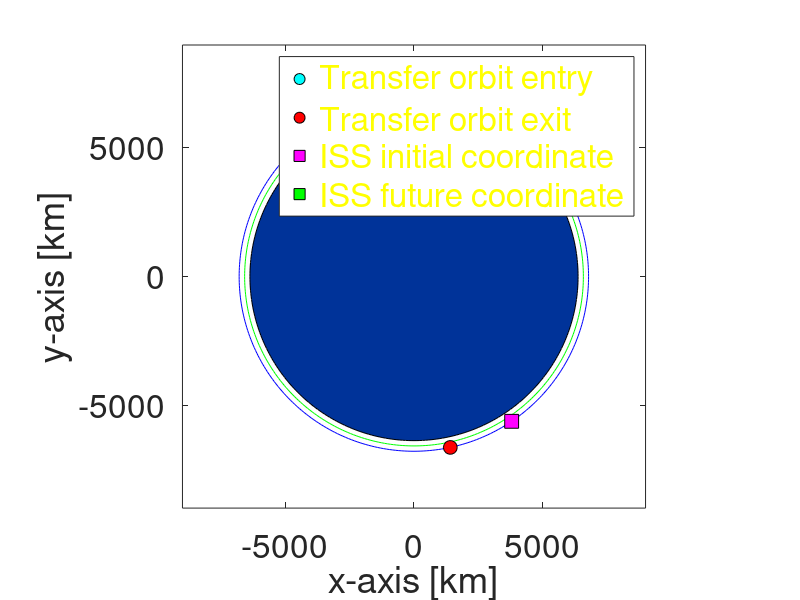

Reproduce this figure in MATLAB.
clc; clear; clear all;

%% Constants
pi = 4*atan(1);
R_Earth = 6378.137; % [km]
mu_Earth = 3.986004418e5; % [km^3/s^2]
lower_orb_altitude = 205; % [km]
R_low = R_Earth + lower_orb_altitude;
theta = 0:1:360; % true anomaly
a_ISS = 6790.69; % semi-major axis [ISS]
e_ISS = 0.0008389; % eccentricity [ISS]
b_ISS = a_ISS * sqrt(1-e_ISS^2); % semi-minor axis [ISS]
r_p_ISS = a_ISS * (1 + e_ISS); % perigee radius
r_a_ISS = a_ISS * (1 - e_ISS); % apogee radius
r_p_transfer = R_low; % perigee radius

%% Matrix initials
x_low = ones(1,length(theta));
y_low = ones(1,length(theta));
x_Earth = ones(1,length(theta));
y_Earth = ones(1,length(theta));
x_ISS = ones(1,length(theta));
y_ISS = ones(1,length(theta));
r_ISS = ones(1,length(theta));

%% Lower orbit
for i = 1:length(theta)    
    x_low(i) = R_low * cosd(theta(i));
    y_low(i) = R_low * sind(theta(i));
end

%% Earth
for j = 1:length(theta)    
    x_Earth(j) = R_Earth * cosd(theta(j));
    y_Earth(j) = R_Earth * sind(theta(j));
end

%% ISS orbit
for k = 1:length(theta)
    r_ISS(k) = (a_ISS * (1 - e_ISS^2)) / (1 + e_ISS * cosd(theta(k)));
    x_ISS(k) = r_ISS(k) .* cosd(theta(k));
    y_ISS(k) = r_ISS(k) .* sind(theta(k));
end  
T_ISS = 2*pi*sqrt((a_ISS^3)/mu_Earth)/60;

%% Transfer orbit
random_value1 = randi([1, length(theta)]);
x1 = x_low(random_value1); % Transfer orbit entry
y1 = y_low(random_value1); % Transfer orbit entry
theta1 = theta(random_value1);
if (theta1 < 180)
    theta2 = theta1 + 180;
else
    theta2 = theta1 - 180;
end
index1 = find(theta == theta2);
x2 = x_ISS(index1); % Transfer orbit exit
y2 = y_ISS(index1); % Transfer orbit exit
r_a_transfer = r_ISS(index1); % apogee radius
a_transfer = (r_a_transfer + r_p_transfer ) / 2; % semi-major axis [transfer]
T_transfer = 2*pi*sqrt((a_transfer^3)/mu_Earth)/60;

%% ISS orbit future point location
random_value2 = randi([1, length(theta)]);
x3 = x_ISS(random_value2);
y3 = y_ISS(random_value2);
theta3 = theta(random_value2);
E_anomaly_ISS = (e_ISS+cosd(theta3))/(1+e_ISS*cosd(theta3));
E_anomaly_ISS = acosd(E_anomaly_ISS); % Eccentric anomaly of ISS
if (theta3 > 180)
    E_anomaly_ISS = 360 - E_anomaly_ISS;       
end
E_anomaly_ISS_radian = E_anomaly_ISS*pi/180; 
t1 = T_ISS * (E_anomaly_ISS_radian-e_ISS*sin(E_anomaly_ISS_radian)) / (2*pi);
t2 = T_transfer/2;
t3 = t1 + t2;

M_ISS = 2*pi*t3/T_ISS;

E_future_initial = 1;
E_future_ISS = E_future_initial;
tol = 1e-10;                   % Tolerance
max_iter = 1000;              % Maximum iterations
i = 0; % # of iterations

while true
    % Newton-Raphson
    f = E_future_ISS - e_ISS * sin(E_future_ISS) - M_ISS;  % Kepler's equation
    f_prime = 1 - e_ISS * cos(E_future_ISS);               % Derivative
    E_next = E_future_ISS - f / f_prime;

    if abs(E_next - E_future_ISS) < tol
        break;
    end
    if i > max_iter
        error('Newton-Raphson failed to converge');
    end

    E_future_ISS = E_next;
    i = i + 1;
    
end

E_future_ISS = E_future_ISS*180/pi;
theta4 = (cosd(E_future_ISS) - e_ISS) / (1 - e_ISS*cosd(E_future_ISS));
theta4 = round(acosd(theta4));
index2 = find(theta == theta4);
x4 = x_ISS(index2); % future ISS coordinate
y4 = y_ISS(index2); % future ISS coordinate

%% Plotting
figure;
plot(x_low, y_low, 'g', LineWidth=1.5)
hold on;
plot(x_ISS, y_ISS, 'b', LineWidth=1.5)
earthBlue = [0, 0.2, 0.6]; % Earth's blue color
fill(x_Earth, y_Earth, earthBlue, 'EdgeColor', 'black');
axis equal;
ylim([-9000 9000])
xlim([-9000 9000])
xlabel('x-axis [km]')
ylabel('y-axis [km]')
set(gca, 'Color', 'k');
set(gca, 'FontSize', 24);

tran_entry = plot(x1,y1, 'ko', 'MarkerSize', 10, 'MarkerFaceColor', 'c'); 
tran_exit = plot(x2,y2, 'ko', 'MarkerSize', 10, 'MarkerFaceColor', 'r');
initial_ISS = plot(x3,y3, 'ks', 'MarkerSize', 10, 'MarkerFaceColor', 'm'); 
fut_ISS = plot(x4,y4, 'ks', 'MarkerSize', 10, 'MarkerFaceColor', 'g');
legend([tran_entry, tran_exit, initial_ISS, fut_ISS], 'Transfer orbit entry',...
    'Transfer orbit exit', 'ISS initial coordinate', 'ISS future coordinate', ...
    'Location', 'northeast', 'TextColor', [1, 1, 0], 'FontSize', 24);

%% Time vs Theta for ISS
% for p=1:length(theta)
% E_anomaly_ISS(p) = (e_ISS+cosd(theta(p)))/(1+e_ISS*cosd(theta(p)));
% E_anomaly_ISS(p) = acosd(E_anomaly_ISS(p)); % Eccentric anomaly of ISS
% if (theta(p) > 180)
%     E_anomaly_ISS(p) = 360 - E_anomaly_ISS(p);       
% end
% E_anomaly_ISS_radian(p) = E_anomaly_ISS(p)*pi/180; 
% t1(p) = T_ISS * (E_anomaly_ISS_radian(p)-e_ISS*sin(E_anomaly_ISS_radian(p))) / (2*pi);
% end
% 
% plot(t1,theta)

